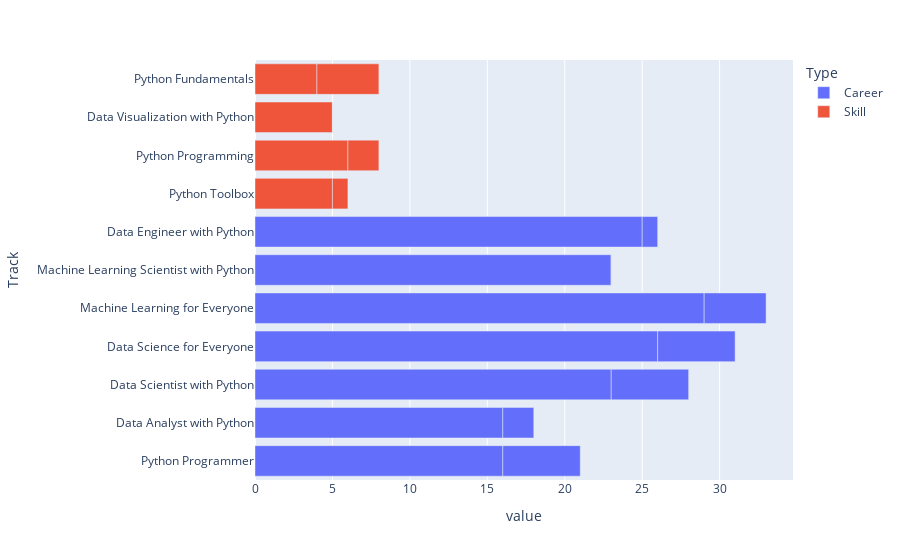

Notebook code for this chart:
### Code cell
from datetime import datetime
import plotly.express as px
fig = px.bar(df_stats[df_stats['Planning Date'].dt.year==2020], x=["Learn_count", "Learn_sum" ], y='Track',  color='Type')
fig.show()

### Figure 1 — Plotly figure (JSON) as saved in the notebook; plotly's stock layout.template omitted (floating-point values rounded to 4 significant figures)
{"data": [{"alignmentgroup": "True", "hovertemplate": "Type=Career<br>value=%{x}<br>Track=%{y}<extra></extra>", "legendgroup": "Career", "marker": {"color": "#636efa"}, "name": "Career", "offsetgroup": "Career", "orientation": "h", "showlegend": true, "textposition": "auto", "type": "bar", "x": [16, 16, 23, 26, 29, 23, 25, 5, 2, 5, 5, 4, 0, 1], "xaxis": "x", "y": ["Python Programmer", "Data Analyst with Python", "Data Scientist with Python", "Data Science for Everyone", "Machine Learning for Everyone", "Machine Learning Scientist with Python", "Data Engineer with Python", "Python Programmer", "Data Analyst with Python", "Data Scientist with Python", "Data Science for Everyone", "Machine Learning for Everyone", "Machine Learning Scientist with Python", "Data Engineer with Python"], "yaxis": "y"}, {"alignmentgroup": "True", "hovertemplate": "Type=Skill<br>value=%{x}<br>Track=%{y}<extra></extra>", "legendgroup": "Skill", "marker": {"color": "#EF553B"}, "name": "Skill", "offsetgroup": "Skill", "orientation": "h", "showlegend": true, "textposition": "auto", "type": "bar", "x": [5, 6, 5, 4, 1, 2, 0, 4], "xaxis": "x", "y": ["Python Toolbox", "Python Programming", "Data Visualization with Python", "Python Fundamentals", "Python Toolbox", "Python Programming", "Data Visualization with Python", "Python Fundamentals"], "yaxis": "y"}], "layout": {"barmode": "relative", "legend": {"title": {"text": "Type"}, "tracegroupgap": 0}, "margin": {"t": 60}, "xaxis": {"anchor": "y", "domain": [0, 1], "title": {"text": "value"}}, "yaxis": {"anchor": "x", "domain": [0, 1], "title": {"text": "Track"}}}}
